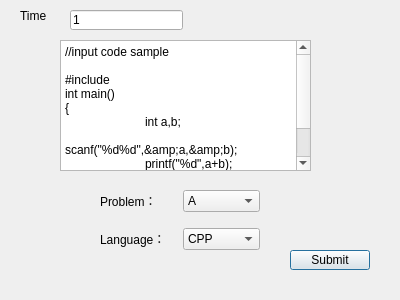
<?xml version="1.0" encoding="UTF-8"?>
<ui version="4.0">
 <class>SubmitDialog</class>
 <widget class="QDialog" name="SubmitDialog">
  <property name="geometry">
   <rect>
    <x>0</x>
    <y>0</y>
    <width>400</width>
    <height>300</height>
   </rect>
  </property>
  <property name="windowTitle">
   <string>Submit</string>
  </property>
  <widget class="QPlainTextEdit" name="codeTextEdit">
   <property name="geometry">
    <rect>
     <x>60</x>
     <y>40</y>
     <width>251</width>
     <height>131</height>
    </rect>
   </property>
   <property name="plainText">
    <string>//input code sample

#include&lt;stdio.h&gt;
int main()
{
	int a,b;
	scanf(&quot;%d%d&quot;,&amp;a,&amp;b);
	printf(&quot;%d&quot;,a+b);
	return 0;
}</string>
   </property>
  </widget>
  <widget class="QPushButton" name="pushButton">
   <property name="geometry">
    <rect>
     <x>290</x>
     <y>250</y>
     <width>80</width>
     <height>20</height>
    </rect>
   </property>
   <property name="text">
    <string>Submit</string>
   </property>
  </widget>
  <widget class="QLineEdit" name="timeText">
   <property name="geometry">
    <rect>
     <x>70</x>
     <y>10</y>
     <width>113</width>
     <height>20</height>
    </rect>
   </property>
   <property name="text">
    <string>1</string>
   </property>
  </widget>
  <widget class="QLabel" name="timeLabel">
   <property name="geometry">
    <rect>
     <x>20</x>
     <y>10</y>
     <width>54</width>
     <height>12</height>
    </rect>
   </property>
   <property name="text">
    <string>Time</string>
   </property>
  </widget>
  <widget class="QWidget" name="gridLayoutWidget">
   <property name="geometry">
    <rect>
     <x>100</x>
     <y>180</y>
     <width>160</width>
     <height>80</height>
    </rect>
   </property>
   <layout class="QGridLayout" name="gridLayout">
    <item row="1" column="1">
     <widget class="QComboBox" name="comboBox">
      <item>
       <property name="text">
        <string>CPP</string>
       </property>
      </item>
      <item>
       <property name="text">
        <string>C</string>
       </property>
      </item>
      <item>
       <property name="text">
        <string>JAVA</string>
       </property>
      </item>
     </widget>
    </item>
    <item row="0" column="1">
     <widget class="QComboBox" name="comboBox_2">
      <item>
       <property name="text">
        <string>A</string>
       </property>
      </item>
      <item>
       <property name="text">
        <string>B</string>
       </property>
      </item>
      <item>
       <property name="text">
        <string>C</string>
       </property>
      </item>
     </widget>
    </item>
    <item row="0" column="0">
     <widget class="QLabel" name="label">
      <property name="text">
       <string>Problem：</string>
      </property>
     </widget>
    </item>
    <item row="1" column="0">
     <widget class="QLabel" name="label_2">
      <property name="text">
       <string>Language：</string>
      </property>
     </widget>
    </item>
   </layout>
  </widget>
 </widget>
 <resources/>
 <connections/>
</ui>
